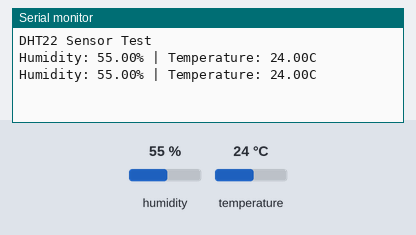
Recording of a sketch running on a simulated ESP32. On the bench: the last lines printed to the serial monitor. The test bench sets the inputs (shaded band); at power-on: humidity 55 %, temperature 24 °C.

Above: at 4.8 s.
4.9 s: humidity set to 22 %
At 6.8 s:
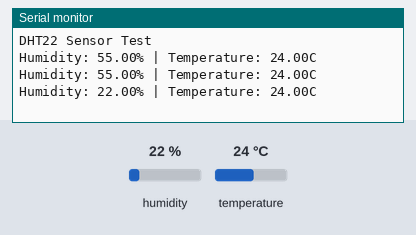
7.9 s: temperature set to 12 °C
At 8.5 s:
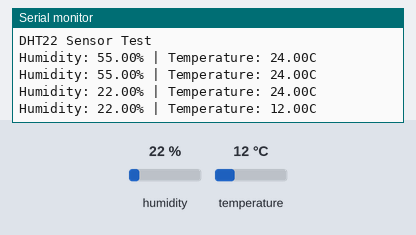
10.9 s: humidity set to 40 %
At 13.1 s:
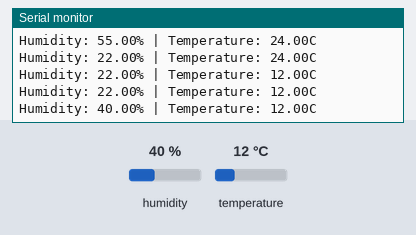
Timing chart, 0 to 14.6 s (numbered marks = the images above; inputs shaded):
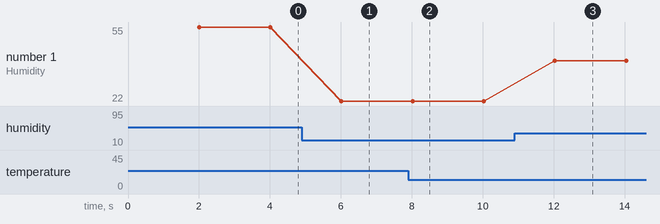

Measured:
- after the input at 4.9 s, the serial monitor: prints a new line after 1.1 s (image 1)
- after the input at 7.9 s, the serial monitor: prints a new line after 0.12 s (image 2)
- after the input at 10.9 s, the serial monitor: prints a new line after 1.1 s (image 3)
- plotted number 1: 55 → 22 after the input at 4.9 s, 22 → 40 after the input at 10.9 s

The sketch:

DHT22.ino
```cpp
// For the DHT22 we need to add a library because the sensor communicates using a
// unique "one-wire" pulse-timing protocol that is too complex to write from scratch as a beginner.

// # Installing the Library
// 1. In the Arduino IDE, go to `Sketch > Include Library > Manage Libraries...`
// 2. In the search bar, type "DHT22 Sensor Library"
// 3. There are many libraries to choose from. Pick one and click "Install"
// 4. It might ask to install "Adafruit Unified Sensors" as a dependency. Click "Install All"

// Most DHT22 sensors come on a small PCB with 3 pins (labelled +, - and out)
// - + (VCC): Connects to 3.3V
// - - (GND): Connects to GND
// Out (Data): Connects to GPIO26

// The DHT22 is a bit slow, it can only be read every 2 seconds. If you try to read it faster, it will return an error (NaN: Not a Number)

#include "DHT.h"

#define DHT_PIN 26 // Digital pin connected to the DHT sensor
#define DHTTYPE DHT22

#define BAUD_RATE 115200

// Initialize the sensor
DHT dht(DHT_PIN, DHTTYPE);

void setup()
{
    Serial.begin(BAUD_RATE);
    Serial.println("DHT22 Sensor Test");
    dht.begin();
}

void loop()
{
    // Wait a few seconds between measurements
    delay(2000);

    // Reading temperature or humidity takes about 250 milliseconds!
    float h = dht.readHumidity();
    // Read temperature as Celsius (default)
    float t = dht.readTemperature();

    // Check if any reads failed and exit early (to try again)
    if (isnan(h) || isnan(t))
    {
        Serial.println("Failed to read from DHT sensor!");
        return;
    }

    Serial.print("Humidity: ");
    Serial.print(h);
    Serial.print("% | ");
    Serial.print("Temperature: ");
    Serial.print(t);
    Serial.println("C");
}

// DHT22 is a digital sensor, but is not binary (HIGH/LOW). Unlike the PIR sensor which is binary,
// this sensor sends a packet of 40 bits of data. The library decodes those pulses into numbers for us.

// DHT22 is much better than its little brother DHT11. It can measure sub-zero temperatures and decimal points for humidity.
```
